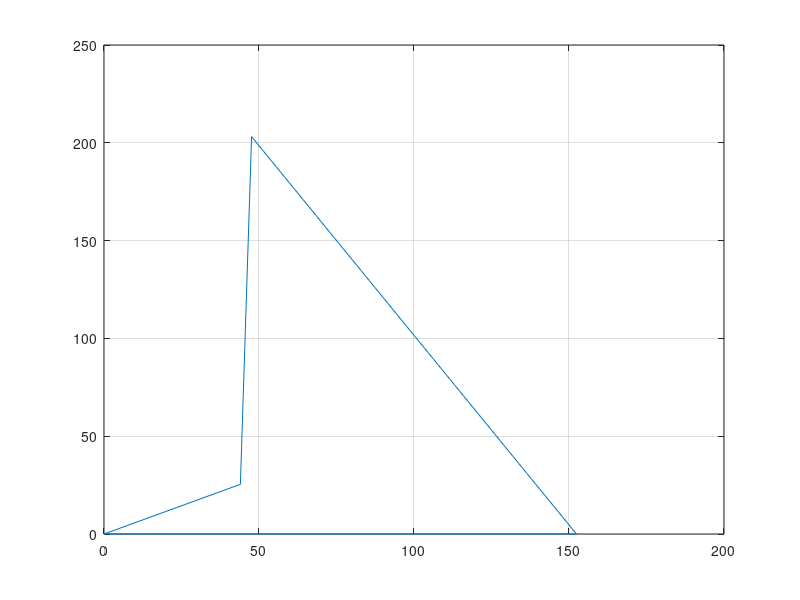

Write MATLAB code to recreate this figure.
%Exerc�cio 1:

% Comprimento dos elos em mil�metros
% Condi��o de Grashof
% Elo Maior + Elo Menor <= Soma dos Elos Adjacentes




%d= input("Insira o valor do Elo 01: ");
%a= input("Insira o valor do Elo 02: ");
%b= input("Insira o Valor do Elo 03: ");
%c= input("Insira o Valor do Elo 04: ");
%theta2 = input("Insira o Valor do �ngulo Theta 02 em Graus: ");


d = 152.4;
a = 50.8;
b = 177.8;
c = 228.6;
theta2 = 30


% Quest�o 4.6 - Mecanismos

K_1 = d/a;
K_2 = d/c;
K_3 = (a^2 - b^2 + c^2 + d^2)/(2*a*c);
K_4 = d/b;
K_5 = (c^2-d^2-a^2-b^2)/(2*a*b);

A = cosd(theta2)-K_1-K_2*cosd(theta2)+K_3;
B = -2*sind(theta2);
C = K_1-(K_2+1)*cosd(theta2)+K_3;
D = cosd(theta2)-K_1+K_4*cosd(theta2)+K_5;
E = -2*sind(theta2);
F = K_1+(K_4-1)*cosd(theta2)+K_5;

theta3_1 = 2*atand((-E+sqrt((E^2)-(4*D*F)))/(2*D));
theta3_2 = 2*atand((-E-sqrt((E^2)-(4*D*F)))/(2*D));
theta4_1 = 2*atand((-B+sqrt(B^2-(4*A*C)))/(2*A));
theta4_2 = 2*atand((-B-sqrt(B^2-(4*A*C)))/(2*A));

theta3 = [theta3_1, theta3_2]
 
theta4 = [theta4_1, theta4_2]
 

if (theta3_1 > 0)
  theta3_22 = 360 - theta3_1
   
else
  theta3_22 = 360 + theta3_1
   
end

if (theta4_1 > 0)
  theta4_22 = 360 - theta4_1
   
else
  theta4_22 = 360 + theta4_1
   
end  

theta_trans_aberto = (theta3_1 - theta4_1)
 
theta_trans_cruzado = (theta3_2- theta4_2)
 

omega_2 = 10; %(Rad/s)
%omega_2 = input("Insira �mega-2 em Rad/s :")

%alpha_2 = input("Insira o Valor de Alpha 2: "
alpha_2 = 0


%aberto
omega_3_aberto = (a*omega_2*sind(theta4_2-theta2))/(b*sind(theta3_2-theta4_2))
 
omega_4_aberto = (a*omega_2*sind(theta2-theta3_2))/(c*sind(theta4_2-theta3_2))
 

j = sqrt(-1);

V_a_aberto = abs(a*omega_2*(-sind(theta2)+j*cosd(theta2)))
 
V_ba_aberto = abs(b*omega_3_aberto*(-sind(theta3_2)+j*cosd(theta3_2)))
 
V_b_aberto = abs(c*omega_4_aberto*(-sind(theta4_2)+j*cosd(theta4_2)))
 

A_aberto = c*sind(theta4_2);
B_aberto = b*sind(theta3_2);
C_aberto = (a*alpha_2*sind(theta2))+(a*(omega_2^2)*cosd(theta2))+(b*(omega_3_aberto^2)*cosd(theta3_2))-(c*(omega_4_aberto^2)*cosd(theta4_2));
D_aberto = c*cosd(theta4_2);
E_aberto = b*cosd(theta3_2);
F_aberto = a*alpha_2*cosd(theta2)-a*omega_2^2*sind(theta2)-b*omega_3_aberto^2*sind(theta3_2)+c*omega_4_aberto^2*sind(theta4_2);

alpha_3_aberto = ((D_aberto*C_aberto)-(F_aberto*A_aberto))/((E_aberto*A_aberto)-(D_aberto*B_aberto))
 
alpha_4_aberto = ((C_aberto*E_aberto) - (B_aberto*F_aberto))/((A_aberto*E_aberto)-(B_aberto*D_aberto))
 

%aV_aberto
%=a*alpha_2*(-send(theta2)+j*cosd(theta2)-a*omega_2^2*(cosd(theta2)+j*sind(theta2)))
%baV_aberto = b*alpha_3_aberto*(-send(theta3_2)+j*cosd(theta3_2)-b*omega_2^2*(cosd(theta2)+j*sind(theta2)))

%Cruzado

omega_3_cruzado = (a*omega_2*sind(theta4_22-theta2))/(b*sind(theta3_22-theta4_22))
 
omega_4_cruzado = (a*omega_2*sind(theta2-theta3_22))/(c*sind(theta4_22-theta3_22))
 

V_a_cruzado = abs(a*omega_2*(-sind(theta2)+j*cosd(theta2)))
 
V_ba_cruzado = abs(b*omega_3_cruzado*(-sind(theta3_22)+j*cosd(theta3_22)))
 
V_b_cruzado = abs(c*omega_4_cruzado*(-sind(theta4_22)+j*cosd(theta4_22)))
 

A_cruzado = c*sind(theta4_22);
B_cruzado = b*sind(theta3_22);
C_cruzado = a*alpha_2*sind(theta2)+a*omega_2^2*cosd(theta2)+b*omega_3_cruzado^2*cosd(theta3_22)-c*omega_4_cruzado^2*cosd(theta4_22);
D_cruzado = c*cosd(theta4_22);
E_cruzado = b*cosd(theta3_22);
F_cruzado = a*alpha_2*cosd(theta2) - a*omega_2^2*sind(theta2)-b*omega_3_cruzado^2*sind(theta3_22) + c*omega_4_cruzado^2*sind(theta4_22);

alpha_3_cruzado = ((D_cruzado*C_cruzado)-(F_cruzado*A_cruzado))/((E_cruzado*A_cruzado)-(D_cruzado*B_cruzado))
 
alpha_4_cruzado = ((C_cruzado*E_cruzado) - (B_cruzado*F_cruzado))/((A_cruzado*E_cruzado)-(B_cruzado*D_cruzado))
 

a_xy = [a*cosd(theta2), a*sind(theta2)];
b_xy = [a_xy(1) + b*cosd(theta3_2), a_xy(2) + b*sind(theta3_2)];
c_xy = [b_xy(1) - c*cosd(theta4_2), b_xy(2) - c*sind(theta4_2)];

x = [0, a_xy(1), b_xy(1), c_xy(1), 0];
y = [0, a_xy(2), b_xy(2), c_xy(2), 0];


plot(x,y)
grid('on')